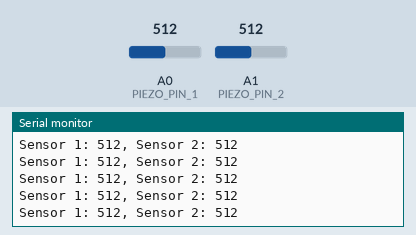
This sketch was run on a simulated Arduino Uno, built with avr-gcc and run on an emulated ATmega328P. Shown: the last lines printed to the serial monitor. The inputs (shaded band) are chosen by the test bench; at power-on: A0 (PIEZO_PIN_1) = 512, A1 (PIEZO_PIN_2) = 512.

Above: at 7.2 s.
7.3 s: A0 (PIEZO_PIN_1) set to 984
At 7.36 s:
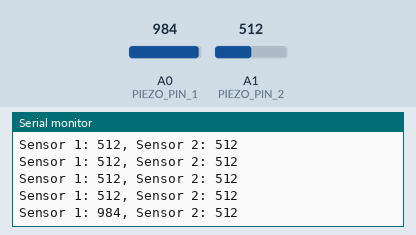
8.8 s: A0 (PIEZO_PIN_1) set to 1013
At 8.87 s:
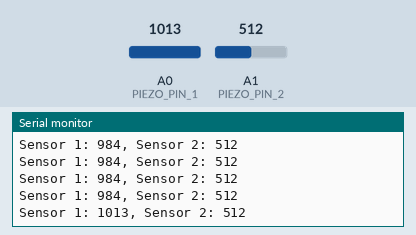
Timing chart, 0 to 11.8 s (numbered marks = the images above; inputs shaded):
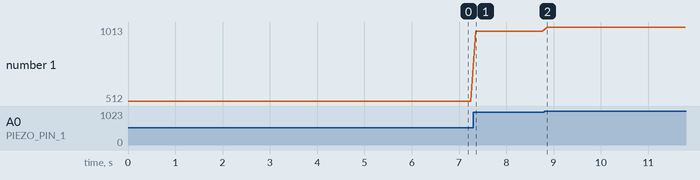

The sketch:

peizo-sig.ino
```cpp
#define PIEZO_PIN_1 A0
#define PIEZO_PIN_2 A1

void setup() {
  Serial.begin(9600);
}

void loop() {
  // Read the analog values from the piezo buzzers
  int sensorValue1 = analogRead(PIEZO_PIN_1);
  int sensorValue2 = analogRead(PIEZO_PIN_2);

  // Print the sensor values to the serial monitor
  Serial.print("Sensor 1: ");
  Serial.print(sensorValue1);
  Serial.print(", Sensor 2: ");
  Serial.println(sensorValue2);

  delay(100); // Wait for 1 second before reading again
}
```

Measured:
- after the input at 7.3 s, the serial monitor: prints a new line after 0.05 s (image 1)
- after the input at 8.8 s, the serial monitor: prints a new line after 0.06 s (image 2)
- plotted number 1: 512 → 984 after the input at 7.3 s, 984 → 1013 after the input at 8.8 s
